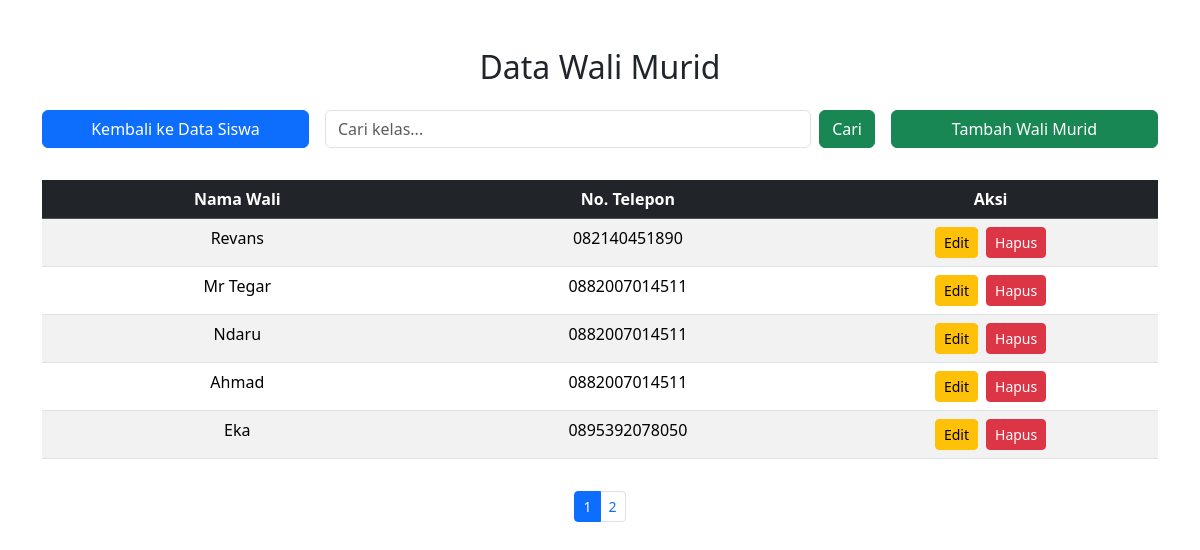
Page /views/wali_murid.php on the committed database.
### tables this page shows
CREATE TABLE `wali_murid` (
  `id_wali` int(11) NOT NULL,
  `nama_wali` varchar(100) NOT NULL,
  `kontak` varchar(15) NOT NULL
);

### views/wali_murid.php (the view, shortened to what this page needs)
<?php
    require '../includes/connect.php';
    $query = "SELECT * FROM wali_murid";
    $result = mysqli_query($conn, $query);
    $total_records = mysqli_num_rows($result);
    $per_page = 5;
    $total_pages = ceil($total_records / $per_page);
    if (isset($_GET['page'])) {
        $page = $_GET['page'];
    } else {
        $page = 1;
    }
    $start_from = ($page - 1) * $per_page;
    $query .= " LIMIT $start_from, $per_page";
    $result = mysqli_query($conn, $query);
?>
<!DOCTYPE html>
<html lang="en">
<head>
    <link rel="stylesheet" href="https://cdn.jsdelivr.net/npm/bootstrap@5.3.3/dist/css/bootstrap.min.css">
    <link rel="stylesheet" href="../css/style.css">
</head>
<body>
    <div class="container mt-5">
        <h2 class="mb-4 text-center">Data Wali Murid</h2>
        <div class="row g-3 mb-3">
            <div class="col-12 col-md-3">
                <a href="../index.php" class="btn btn-primary w-100 w-md-auto">Kembali ke Data Siswa</a>
            </div>
            <div class="col-12 col-md-6">
                <form action="" method="GET" class="d-flex search-from">
                    <input type="search" name="search" class="form-control me-2" placeholder="Cari kelas..." value="<?= isset($search) ? $search : ''; ?>">
                    <button type="submit" class="btn btn-success">Cari</button>
                </form>
            </div>
            <div class="col-12 col-md-3 text-md-end">
                <a href="../actions/tambah_wali.php" class="btn btn-success w-100 w-md-auto">Tambah Wali Murid</a>
            </div>
        </div>
        <div class="table-responsive">
            <table class="table table-striped table-hover">
                <thead class="table-dark text-center">
                    <th style="width: 35%">Nama Wali</th>
                    <th style="width: 35%">No. Telepon</th>
                    <th style="width: 30%">Aksi</th>
                </thead>
                <tbody>
                    <?php while($row = mysqli_fetch_assoc($result)) : ?>
                        <tr class="text-center">
                            <td><?= $row["nama_wali"]; ?></td>
                            <td><?= $row["kontak"]; ?></td>
                                <td>
                                    <div class="table-actions d-flex justify-content-center gap-2">
                                        <a href="../actions/edit_wali.php?id=<?= $row["id_wali"]; ?>" class="btn btn-warning btn-sm">Edit</a>
                                        <a href="../actions/hapus_wali.php?id=<?= $row["id_wali"]; ?>" class="btn btn-danger btn-sm" onclick="return confirm('Yakin ingin menghapus?')">Hapus</a>
                                    </div>
                                </td>
                        </tr>
                    <?php endwhile; ?>
                </tbody>
            </table>
        </div>
        <nav class="mt-3">
            <ul class="pagination pagination-sm flex-wrap justify-content-center">
                <?php for ($i = 1; $i <= $total_pages; $i++) : ?>
                    <li class="page-item <?php if ($page == $i) echo 'active'; ?>">
                        <a class="page-link" href="?page=<?= $i; ?>&search=<?= isset($search) ? $search : ''; ?>"><?= $i; ?></a>
                    </li>
                <?php endfor; ?>
            </ul>
        </nav>
    </div>
</body>
</html>

### rows in the picture
wali_murid: nama_wali "Revans", kontak "082140451890"
wali_murid: nama_wali "Mr Tegar", kontak "0882007014511"
wali_murid: nama_wali "Ndaru", kontak "0882007014511"
wali_murid: nama_wali "Ahmad", kontak "0882007014511"
wali_murid: nama_wali "Eka", kontak "0895392078050"
